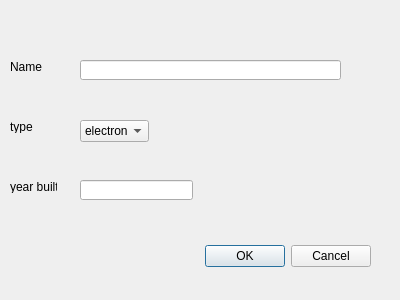
<?xml version="1.0" encoding="UTF-8"?>
<ui version="4.0">
 <class>adnewcomputerdialog</class>
 <widget class="QDialog" name="adnewcomputerdialog">
  <property name="geometry">
   <rect>
    <x>0</x>
    <y>0</y>
    <width>400</width>
    <height>300</height>
   </rect>
  </property>
  <property name="windowTitle">
   <string>Dialog</string>
  </property>
  <widget class="QDialogButtonBox" name="addOK">
   <property name="geometry">
    <rect>
     <x>30</x>
     <y>240</y>
     <width>341</width>
     <height>32</height>
    </rect>
   </property>
   <property name="orientation">
    <enum>Qt::Horizontal</enum>
   </property>
   <property name="standardButtons">
    <set>QDialogButtonBox::Cancel|QDialogButtonBox::Ok</set>
   </property>
  </widget>
  <widget class="QLabel" name="label">
   <property name="geometry">
    <rect>
     <x>10</x>
     <y>60</y>
     <width>47</width>
     <height>13</height>
    </rect>
   </property>
   <property name="text">
    <string>Name</string>
   </property>
  </widget>
  <widget class="QLabel" name="label_2">
   <property name="geometry">
    <rect>
     <x>10</x>
     <y>120</y>
     <width>47</width>
     <height>13</height>
    </rect>
   </property>
   <property name="text">
    <string>type</string>
   </property>
  </widget>
  <widget class="QLabel" name="label_3">
   <property name="geometry">
    <rect>
     <x>10</x>
     <y>180</y>
     <width>47</width>
     <height>13</height>
    </rect>
   </property>
   <property name="text">
    <string>year built</string>
   </property>
  </widget>
  <widget class="QLineEdit" name="Set_name">
   <property name="geometry">
    <rect>
     <x>80</x>
     <y>60</y>
     <width>261</width>
     <height>20</height>
    </rect>
   </property>
  </widget>
  <widget class="QLineEdit" name="Set_yearBuilt">
   <property name="geometry">
    <rect>
     <x>80</x>
     <y>180</y>
     <width>113</width>
     <height>20</height>
    </rect>
   </property>
  </widget>
  <widget class="QComboBox" name="Set_type">
   <property name="geometry">
    <rect>
     <x>80</x>
     <y>120</y>
     <width>69</width>
     <height>22</height>
    </rect>
   </property>
   <item>
    <property name="text">
     <string>electronic</string>
    </property>
   </item>
   <item>
    <property name="text">
     <string>mechatronic</string>
    </property>
   </item>
   <item>
    <property name="text">
     <string>transistor</string>
    </property>
   </item>
   <item>
    <property name="text">
     <string>other</string>
    </property>
   </item>
  </widget>
 </widget>
 <resources/>
 <connections>
  <connection>
   <sender>addOK</sender>
   <signal>accepted()</signal>
   <receiver>adnewcomputerdialog</receiver>
   <slot>accept()</slot>
   <hints>
    <hint type="sourcelabel">
     <x>248</x>
     <y>254</y>
    </hint>
    <hint type="destinationlabel">
     <x>157</x>
     <y>274</y>
    </hint>
   </hints>
  </connection>
  <connection>
   <sender>addOK</sender>
   <signal>rejected()</signal>
   <receiver>adnewcomputerdialog</receiver>
   <slot>reject()</slot>
   <hints>
    <hint type="sourcelabel">
     <x>316</x>
     <y>260</y>
    </hint>
    <hint type="destinationlabel">
     <x>286</x>
     <y>274</y>
    </hint>
   </hints>
  </connection>
 </connections>
</ui>
